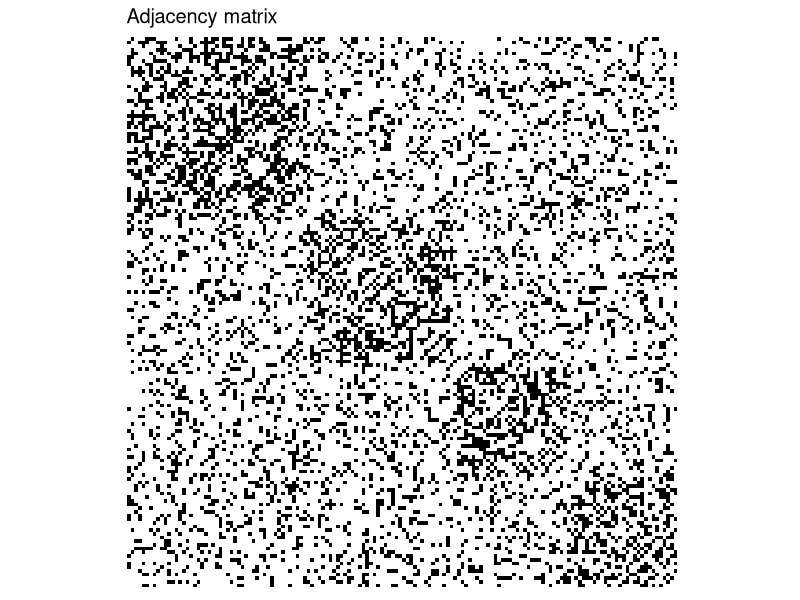
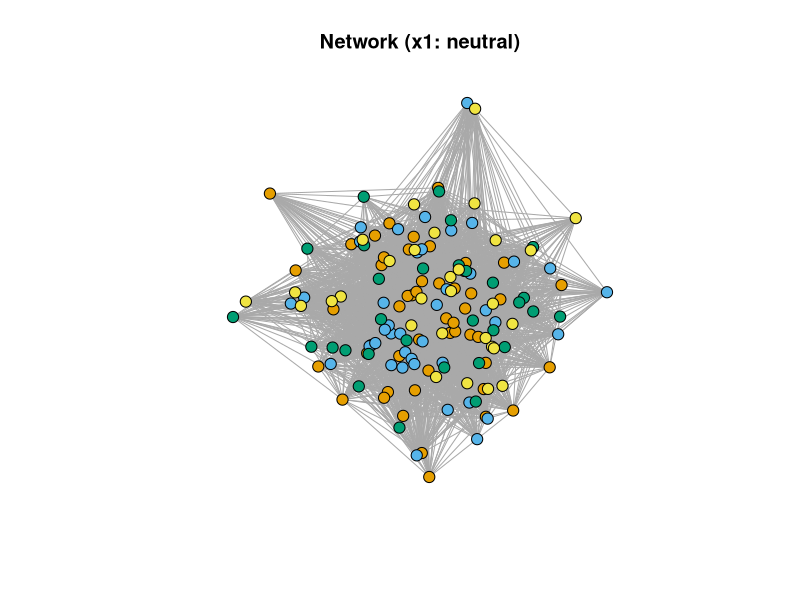
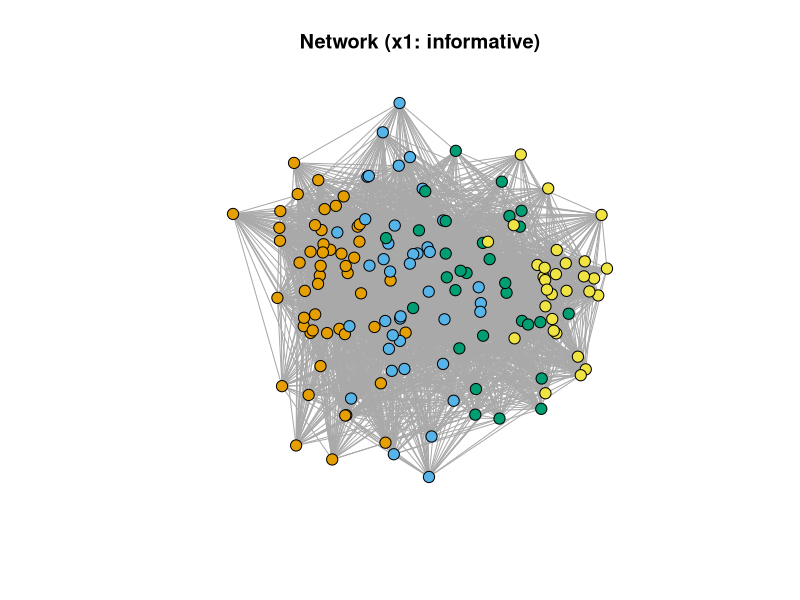
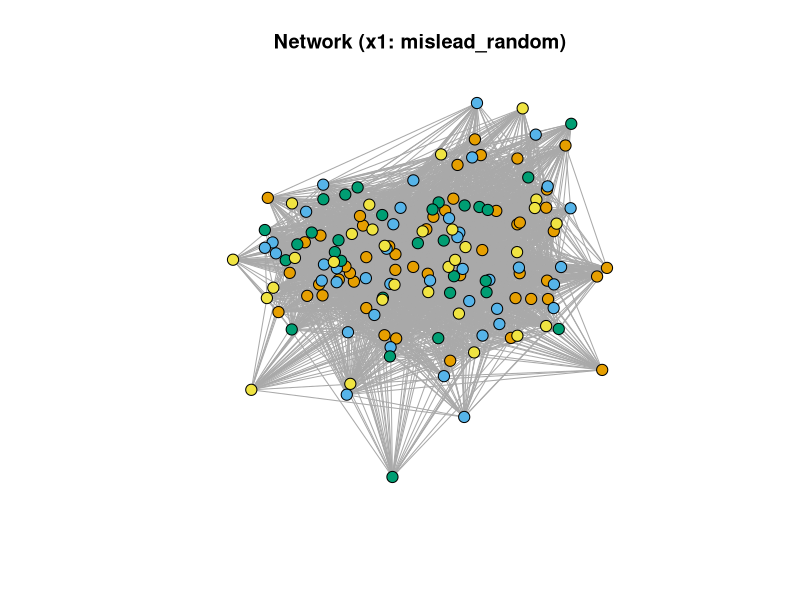
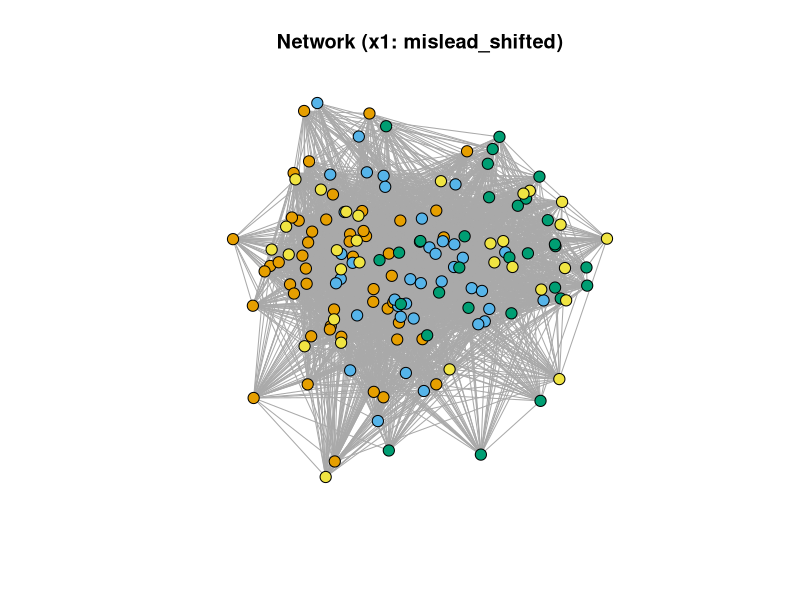
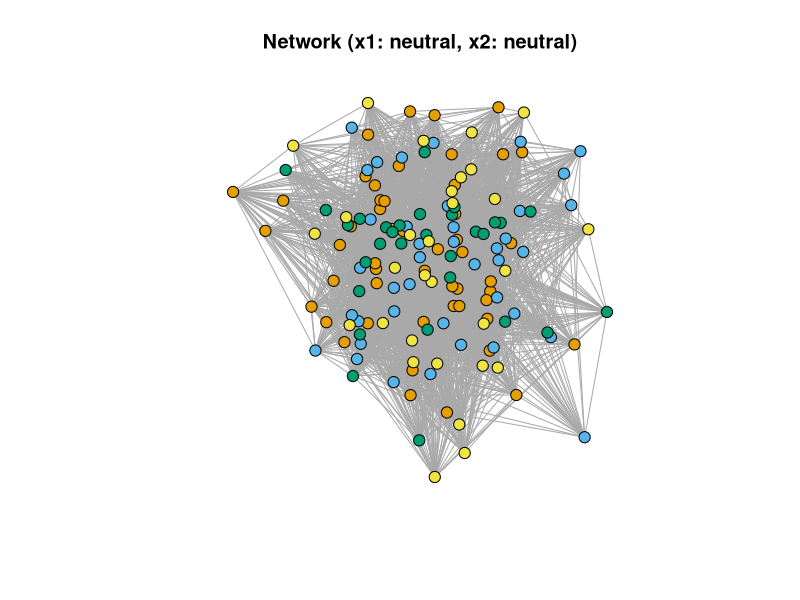
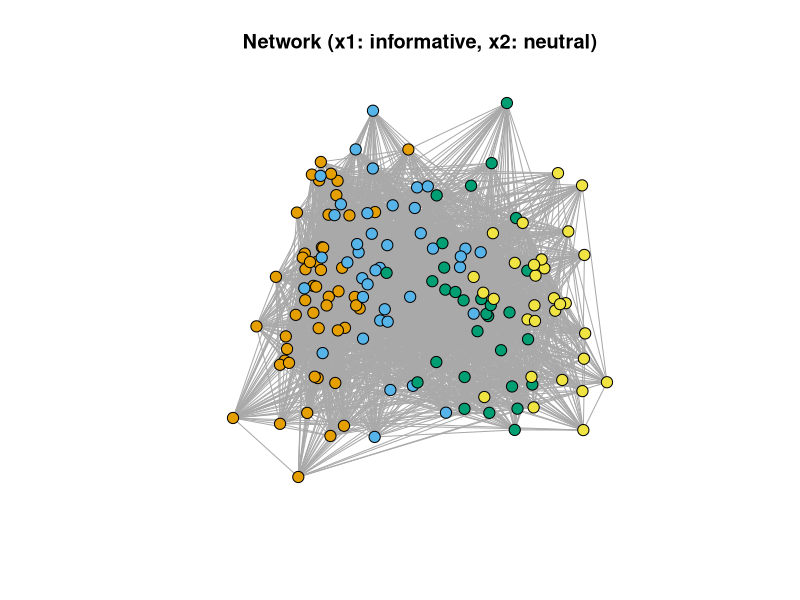
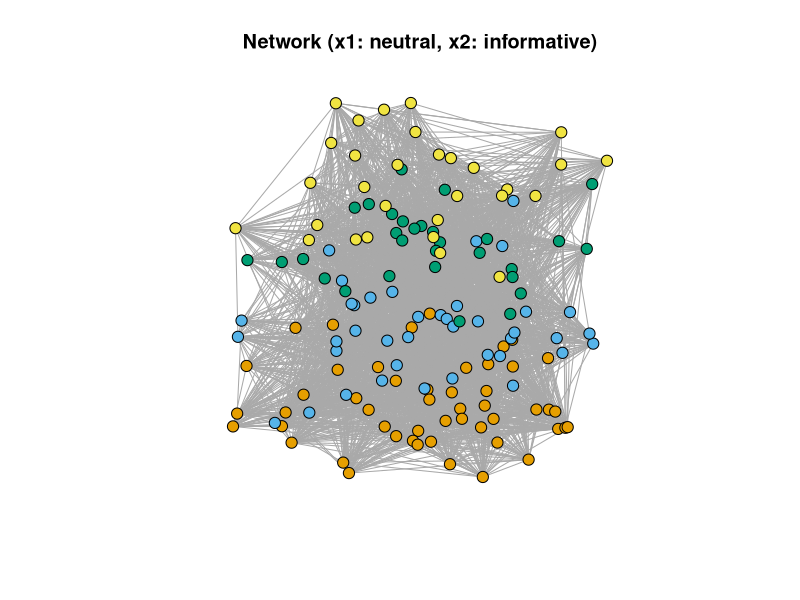

These charts were generated, in order, by the following R code:
#------------------------------------------------------------------#
# This script generate synthetic data from a binary SBM 
#------------------------------------------------------------------#

library(MASS)
library(here)
library(igraph)
library(ggplot2)
library(RColorBrewer)

#------------------------------------------------------------------#
# Part 1: simBinarySBM simulates a network Y of size n x n from 
# stochastic block model with 4 clusters
#         - Clusters have sizes ns = (n1, n2, n3, n4).
#         - Edge probability within clusters = p_within.
#         - Edge probability between clusters = p_between.
#
# Part 2: Covariate generator (the network is fixed)
#   (2) A covariate matrix x (n x 2), with dependence on clusters
#       controlled by cov_dep:
#         - "both": both covariates informative (cluster-specific means).
#         - "one" : only first covariate informative.
#         - "neutral": covariates independent of cluster structure.
#
# Returns:
#       Y               adjacency matrix
#       x               covariates
#       partition       true memberships
#       block_probs     block-probability matrix
#       clust_sizes     cluster sizes
#
#------------------------------------------------------------------#
# simulate a binary network from the SBM
simBinarySBM <- function(
  clust_sizes = c(50, 40, 30, 30),   # cluster sizes
  p_within    = 0.6,                 # within-cluster edge prob
  p_between   = 0.3                  # between-cluster edge prob
) {

  n <- sum(clust_sizes)                 # sample size
  K <- length(clust_sizes)              # number of clusters
  z <- rep(1:K, times = clust_sizes)    # cluster memberships

  # Block matrix Theta
  Theta <- matrix(p_between, K, K)
  diag(Theta) <- p_within

  #--- SAMPLE ADJACENCY MATRIX Y ---
  # (this step does NOT vary with cov_dep)
  # NOTE: you can even use the same Y for all the 3 scenarios
  Y <- matrix(0L, n, n)

  for (i in 1:(n - 1)) {
    for (j in (i + 1):n) {
      Y[i, j] <- Y[j, i] <- rbinom(1, 1, Theta[z[i],z[j]])
    }
  }
  
  # Return network and information
  list(
    Y             = Y,
    block_probs   = Theta,
    clust_sizes   = clust_sizes,
    partition     = z
  )
}


add_covariates_SBMsim <- function(baseObj,
  nCov = 1,
  cov1Dep = c("informative", "neutral", "mislead_random", "mislead_shifted"),
  cov2Dep = c("neutral", "informative"),
  seed = NULL) {

  if (!is.null(seed)) set.seed(seed)

  zRaw <- baseObj$partition
  z    <- as.integer(factor(zRaw))   # ensure labels are 1:4
  n    <- length(z)
  K    <- length(unique(z))
  if (K != 4) stop("Current covariate design assumes exactly 4 clusters.")
  if (!(nCov %in% c(1, 2))) stop("nCov must be 1 or 2.")

  cov1Dep <- match.arg(cov1Dep)
  cov2Dep <- match.arg(cov2Dep)

  x <- matrix(NA_real_, n, 2)

  ## ------------------------------------------------------------##
  ## Parameters
  ## ------------------------------------------------------------##
  mx1 <- c(-1.5, -0.5, 0.5, 1.5)   # informative means
  sx1 <- 0.5

  mxN <- 0                         # noise
  sxN <- 1

  ## ------------------------------------------------------------##
  ## Build labels driving x1
  ## ------------------------------------------------------------##
  if (cov1Dep == "informative") {

    lab1 <- z

  } else if (cov1Dep == "neutral") {

    lab1 <- NULL

  } else if (cov1Dep == "mislead_random") {

    ## independent, balanced wrong partition
    lab1 <- sample(rep(seq_len(K), length.out = n))

  } else if (cov1Dep == "mislead_shifted") {

    ## shift half of each true cluster to the next (cyclic)
    lab1 <- z
    for (k in 1:K) {
      idxK     <- which(z == k)
      idxShift <- sample(idxK, size = floor(length(idxK) / 2), replace = FALSE)
      kNext    <- if (k == K) 1 else (k + 1)
      lab1[idxShift] <- kNext
    }
  }

  ## ------------------------------------------------------------##
  ## Generate x1
  ## ------------------------------------------------------------##
  if (is.null(lab1)) {
    x[, 1] <- rnorm(n, mxN, sxN)
  } else {
    for (i in 1:n) {
      x[i, 1] <- rnorm(1, mx1[lab1[i]], sx1)
    }
  }

  ## ------------------------------------------------------------##
  ## Generate x2
  ## ------------------------------------------------------------##
  if (nCov == 1) {

    ## plotting-only coordinate
    x[, 2] <- rnorm(n, mxN, sxN)

  } else {

    ## second covariate may be informative or neutral
    if (cov2Dep == "neutral") {
      x[, 2] <- rnorm(n, mxN, sxN)
    } else {
      for (i in 1:n) {
        x[i, 2] <- rnorm(1, mx1[z[i]], sx1)
      }
    }
  }

  ## ------------------------------------------------------------##
  ## Attach and return
  ## ------------------------------------------------------------##
  baseObj$x       <- x
  baseObj$nCov    <- nCov
  baseObj$cov1Dep <- cov1Dep
  baseObj$cov2Dep <- if (nCov == 2) cov2Dep else "neutral"

  baseObj
}


#------------------------------------------------------------------#
# Plotting functions
#------------------------------------------------------------------#
plot_network_geo <- function(sim_obj, main = NULL) {
  Y <- sim_obj$Y
  x <- sim_obj$x
  z <- sim_obj$partition

  g <- igraph::graph_from_adjacency_matrix(
    Y,
    mode = "undirected",
    diag = FALSE
  )

  layout_xy <- as.matrix(x)   # use (x1, x2) as coordinates

  K    <- length(unique(z))
  pal  <- c(1, 2, 3,4)
  vcol <- pal[z]

  if (is.null(main)) {
    main <- if (sim_obj$nCov == 2) {
      paste0("Network (x1: ", sim_obj$cov1Dep,
             ", x2: ", sim_obj$cov2Dep, ")")
    } else {
      paste0("Network (x1: ", sim_obj$cov1Dep, ")")
    }
  }

  plot(
    g,
    layout         = layout_xy,
    vertex.color   = vcol,
    vertex.size    = 6,
    vertex.label   = NA,
    edge.arrow.mode = 0,
    main           = main
  )
}


plot_adj_matrix_gg <- function(sim_obj) {
  Y  <- sim_obj$Y
  z0 <- sim_obj$partition
  V  <- length(z0)
  
  # remove self-loops
  diag(Y) <- 0
  
  #------------------------------------------#
  # Order nodes by true cluster to show blocks
  #------------------------------------------#
  ord   <- order(z0)
  Y_ord <- Y[ord, ord]
  z_ord <- z0[ord]
  
  #------------------------------------------#
  # Build long data.frame in base R
  #------------------------------------------#
  # indices
  grid_idx <- expand.grid(
    row = seq_len(V),
    col = seq_len(V)
  )
  
  # adjacency values (row-major)
  grid_idx$value <- as.vector(Y_ord)
  
  # factors for plotting:
  # flip row so cluster 1 is at bottom (heatmap style)
  grid_idx$row_f <- factor(grid_idx$row,
                           levels = rev(seq_len(V)))
  grid_idx$col_f <- factor(grid_idx$col,
                           levels = seq_len(V))
  
  # cluster label per row (after ordering)
  grid_idx$cluster <- factor(z_ord[grid_idx$row])
  
  #------------------------------------------#
  # Colors
  #------------------------------------------#
  adj_pal <- colorRampPalette(
    brewer.pal(9, "Greys")[c(1, 9)]
  )(50)
  
  #------------------------------------------#
  # Plot
  #------------------------------------------#
  ggplot(grid_idx, aes(x = col_f, y = row_f, fill = value)) +
    geom_tile() +
    scale_fill_gradientn(colors = adj_pal, guide = "none") +
    coord_fixed() +
    theme_minimal(base_size = 12) +
    theme(
      axis.text.x  = element_blank(),
      axis.text.y  = element_blank(),
      axis.title   = element_blank(),
      panel.grid   = element_blank()
    ) +
    ggtitle("Adjacency matrix")
}



#------------------------------------------------------------------#
# Simulations
#------------------------------------------------------------------#
set.seed(1116)

# ------------------------------------------------------------
# 1) Generate one network (fixed Y and true partition z)
# ------------------------------------------------------------
base <- simBinarySBM(p_within = 0.4, p_between = 0.2)

# ------------------------------------------------------------
# 2) One-covariate scenarios (x1 varies; x2 is plotting noise)
# ------------------------------------------------------------
sim_1_neutral   <- add_covariates_SBMsim(base, nCov = 1, cov1Dep = "neutral")
sim_1_info      <- add_covariates_SBMsim(base, nCov = 1, cov1Dep = "informative")
sim_1_mis_rand  <- add_covariates_SBMsim(base, nCov = 1, cov1Dep = "mislead_random")
sim_1_mis_shift <- add_covariates_SBMsim(base, nCov = 1, cov1Dep = "mislead_shifted")

# ------------------------------------------------------------
# 3) Two-covariate scenarios (4 combos: {neutral, informative}^2)
# ------------------------------------------------------------
sim_2_NN <- add_covariates_SBMsim(base, nCov = 2, cov1Dep = "neutral",     cov2Dep = "neutral")
sim_2_IN <- add_covariates_SBMsim(base, nCov = 2, cov1Dep = "informative", cov2Dep = "neutral")
sim_2_NI <- add_covariates_SBMsim(base, nCov = 2, cov1Dep = "neutral",     cov2Dep = "informative")
sim_2_II <- add_covariates_SBMsim(base, nCov = 2, cov1Dep = "informative", cov2Dep = "informative")

# ------------------------------------------------------------
# 4) Save
# ------------------------------------------------------------
dir.create(here("simulation/data"), recursive = TRUE, showWarnings = FALSE)

saveRDS(sim_1_neutral,   here("simulation/data/binarySBM_1cov_neutral.rds"))
saveRDS(sim_1_info,      here("simulation/data/binarySBM_1cov_informative.rds"))
saveRDS(sim_1_mis_rand,  here("simulation/data/binarySBM_1cov_mislead_random.rds"))
saveRDS(sim_1_mis_shift, here("simulation/data/binarySBM_1cov_mislead_shifted.rds"))

saveRDS(sim_2_NN, here("simulation/data/binarySBM_2cov_NN.rds"))
saveRDS(sim_2_IN, here("simulation/data/binarySBM_2cov_IN.rds"))
saveRDS(sim_2_NI, here("simulation/data/binarySBM_2cov_NI.rds"))
saveRDS(sim_2_II, here("simulation/data/binarySBM_2cov_II.rds"))

# ------------------------------------------------------------
# 5) Quick plots (optional)
# ------------------------------------------------------------
plot_adj_matrix_gg(sim_1_neutral)

plot_network_geo(sim_1_neutral)
plot_network_geo(sim_1_info)
plot_network_geo(sim_1_mis_rand)
plot_network_geo(sim_1_mis_shift)

plot_network_geo(sim_2_NN)
plot_network_geo(sim_2_IN)
plot_network_geo(sim_2_NI)
plot_network_geo(sim_2_II)



# set.seed(1116)

# # Generate one network - sparse
# base <- simBinarySBM(p_within = 0.4, p_between = 0.2)

# # Generate three covariate scenarios using same Y and same z
# sim_none  <- add_covariates_SBMsim(base, "neutral")
# sim_one   <- add_covariates_SBMsim(base, "one")
# sim_both  <- add_covariates_SBMsim(base, "both")

# ## create directory if it does not exists
# dir.create(here("simulation/data"), 
#   recursive = TRUE, showWarnings = FALSE)

# saveRDS(sim_none, here("simulation/data/binarySBM_neutral.rds"))
# saveRDS(sim_one, here("simulation/data/binarySBM_one.rds"))
# saveRDS(sim_both, here("simulation/data/binarySBM_both.rds"))


# plot_adj_matrix_gg(sim_none)
# plot_network_geo(sim_none)
# plot_network_geo(sim_one)
# plot_network_geo(sim_both)

#######################################################
#######################################################
#### BACKUP: one function
# simBinarySBMx <- function(
#   clust_sizes = c(50, 40, 30, 30),        # cluster sizes
#   p_within    = 0.8,                      # within-cluster edge prob
#   p_between   = 0.1,                      # between-cluster edge prob
#   cov_dep     = c("neutral", "one", "both")  # covariate–cluster dependence
# ) {
#   cov_dep <- match.arg(cov_dep)

#   n <- sum(clust_sizes)       # sample size
#   K <- length(clust_sizes)    # number of clusters
#   z <- rep(1:K, times = clust_sizes)   # cluster memberships

#   if (K != 4L) stop("Current covariate design assumes exactly 4 clusters.")

#   # Block matrix Theta
#   Theta <- matrix(p_between, K, K)
#   diag(Theta) <- p_within

#   #--- SAMPLE ADJACENCY MATRIX Y ---
#   Y <- matrix(0L, n, n)

#   for (i in 1:(n - 1)) {
#     for (j in (i + 1):n) {
#       pij      <- Theta[z[i], z[j]]
#       Y_ij     <- rbinom(1, 1, pij)
#       Y[i, j]  <- Y_ij
#       Y[j, i]  <- Y_ij
#     }
#   }

#   #--- SAMPLE COVARIATES x (depends on cov_dep) ---
#   x <- matrix(NA_real_, n, 2)

#   if (cov_dep == "both") {

#     mx <- matrix(c( 1,  1,
#                     1, -1,
#                    -1,  1,
#                    -1, -1),
#                  K, 2, byrow = TRUE)

#     s  <- 0.5
#     Sx <- s * diag(2)

#     for (i in 1:n) {
#       x[i, ] <- mvrnorm(1, mx[z[i], ], Sx)
#     }

#   } else if (cov_dep == "one") {

#     mx1 <- c(-1.5, -0.5, +0.5, +1.5)
#     sx1 <- 0.5

#     mx2 <- 0
#     sx2 <- 1

#     for (i in 1:n) {
#       x[i, ] <- c(
#         rnorm(1, mx1[z[i]], sx1),
#         rnorm(1, mx2, sx2)
#       )
#     }

#   } else {  # cov_dep == "neutral"

#     mx <- c(0, 0)
#     Sx <- diag(2)

#     x <- mvrnorm(n, mx, Sx)
#   }

#   list(
#     Y           = Y,
#     x           = x,
#     partition   = z,
#     block_probs = Theta,
#     clust_sizes = clust_sizes,
#     cov_dep     = cov_dep
#   )
# }
